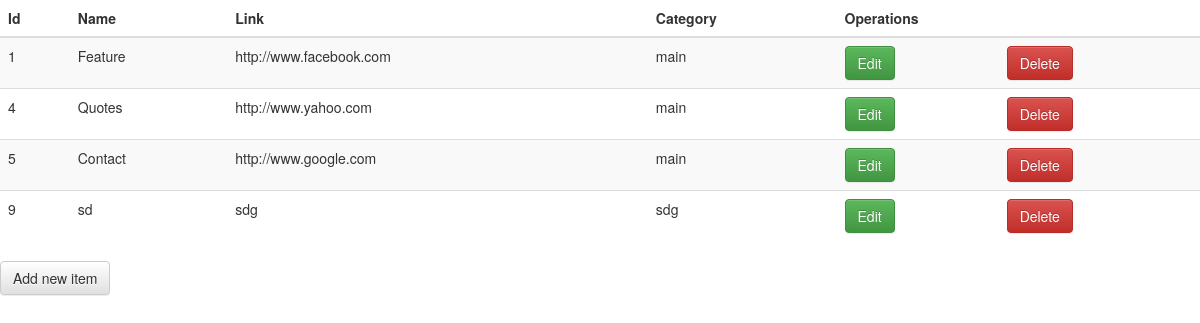
Page /php/menu.php (signed in) on the committed database.
### tables this page shows
CREATE TABLE `menu` (
  `id` int(4) NOT NULL,
  `name` varchar(25) NOT NULL,
  `link` varchar(100) NOT NULL,
  `category` varchar(25) NOT NULL
);

### php/menu.php (the view, shortened to what this page needs)
<?php
if($_SESSION["login"]){
?>
<!DOCTYPE html>
<html>
	<head>
		<link rel="stylesheet" href="../assets/css/bootstrap.css">
		<link rel="stylesheet" href="../assets/css/bootstrap-theme.css">
	</head>
	<body>
		<table class="table table-striped">
			<thead>
			<tr>
				<th>Id</th>
				<th>Name</th>
				<th>Link</th>
				<th>Category</th>
				<th colspan="3">Operations</th>
			</tr>
			</thead>
			<tbody>
			<?php
				include "db.php";
				$query=("SELECT * FROM menu");
				$sendQuery=mysqli_query($db_con,$query);
				while($row=mysqli_fetch_assoc($sendQuery)){
					echo "<tr>";
					foreach($row as $key => $value){
						echo "<td>".$value."</td>";
					}
					$id=$row['id']; ?>
					<td>
						<a class='btn btn-success' href='editmenu.php?id=<?= $id ?>'>Edit</a>
					</td>
					<td>
						<a class='btn btn-danger' href='deletemenu.php?id=<?= $id ?>'>Delete</a>
					</td>
					<?php echo "</tr>";
				}
			?>
			</tbody>
		</table>
		<a class="btn btn-default" href="menuadd.php">Add new item</a>
	</body>
</html>
<?php
}else{
	header("Location:admin.php");
}
	?>

### rows in the picture
menu: id "1", name "Feature", link "http://www.facebook.com", category "main"
menu: id "4", name "Quotes", link "http://www.yahoo.com", category "main"
menu: id "5", name "Contact", link "http://www.google.com", category "main"
menu: id "9", name "sd", link "sdg", category "sdg"
